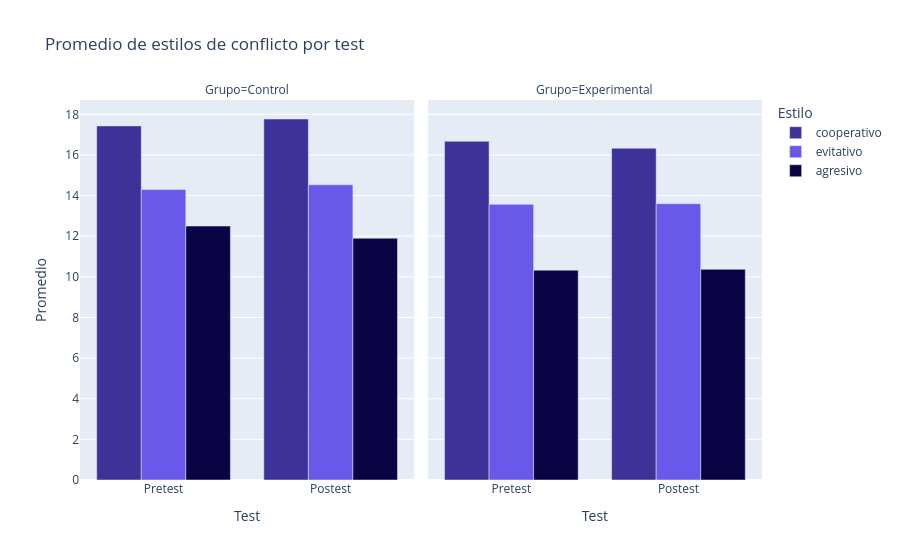

The notebook cell saved with this chart:
### Code cell
fig = px.bar(
    tabla_long,
    x='Test',
    y='Promedio',
    color='Estilo',
    barmode='group',
    facet_col='Grupo',  # una faceta por Control/Experimental
    title='Promedio de estilos de conflicto por test',
    color_discrete_map=colores,
    category_orders={
        'Test': ['Pretest', "Postest"]
    }
)
fig.show()

### Figure 1 — Plotly figure (JSON) as saved in the notebook; plotly's stock layout.template omitted (floating-point values rounded to 4 significant figures)
{"data": [{"alignmentgroup": "True", "hovertemplate": "Estilo=cooperativo<br>Grupo=Control<br>Test=%{x}<br>Promedio=%{y}<extra></extra>", "legendgroup": "cooperativo", "marker": {"color": "#3E3298", "pattern": {"shape": ""}}, "name": "cooperativo", "offsetgroup": "cooperativo", "orientation": "v", "showlegend": true, "textposition": "auto", "type": "bar", "x": ["Postest", "Pretest"], "xaxis": "x", "y": [17.77, 17.43], "yaxis": "y"}, {"alignmentgroup": "True", "hovertemplate": "Estilo=cooperativo<br>Grupo=Experimental<br>Test=%{x}<br>Promedio=%{y}<extra></extra>", "legendgroup": "cooperativo", "marker": {"color": "#3E3298", "pattern": {"shape": ""}}, "name": "cooperativo", "offsetgroup": "cooperativo", "orientation": "v", "showlegend": false, "textposition": "auto", "type": "bar", "x": ["Postest", "Pretest"], "xaxis": "x2", "y": [16.33, 16.67], "yaxis": "y2"}, {"alignmentgroup": "True", "hovertemplate": "Estilo=evitativo<br>Grupo=Control<br>Test=%{x}<br>Promedio=%{y}<extra></extra>", "legendgroup": "evitativo", "marker": {"color": "#6958EA", "pattern": {"shape": ""}}, "name": "evitativo", "offsetgroup": "evitativo", "orientation": "v", "showlegend": true, "textposition": "auto", "type": "bar", "x": ["Postest", "Pretest"], "xaxis": "x", "y": [14.53, 14.3], "yaxis": "y"}, {"alignmentgroup": "True", "hovertemplate": "Estilo=evitativo<br>Grupo=Experimental<br>Test=%{x}<br>Promedio=%{y}<extra></extra>", "legendgroup": "evitativo", "marker": {"color": "#6958EA", "pattern": {"shape": ""}}, "name": "evitativo", "offsetgroup": "evitativo", "orientation": "v", "showlegend": false, "textposition": "auto", "type": "bar", "x": ["Postest", "Pretest"], "xaxis": "x2", "y": [13.6, 13.57], "yaxis": "y2"}, {"alignmentgroup": "True", "hovertemplate": "Estilo=agresivo<br>Grupo=Control<br>Test=%{x}<br>Promedio=%{y}<extra></extra>", "legendgroup": "agresivo", "marker": {"color": "#0B0444", "pattern": {"shape": ""}}, "name": "agresivo", "offsetgroup": "agresivo", "orientation": "v", "showlegend": true, "textposition": "auto", "type": "bar", "x": ["Postest", "Pretest"], "xaxis": "x", "y": [11.9, 12.5], "yaxis": "y"}, {"alignmentgroup": "True", "hovertemplate": "Estilo=agresivo<br>Grupo=Experimental<br>Test=%{x}<br>Promedio=%{y}<extra></extra>", "legendgroup": "agresivo", "marker": {"color": "#0B0444", "pattern": {"shape": ""}}, "name": "agresivo", "offsetgroup": "agresivo", "orientation": "v", "showlegend": false, "textposition": "auto", "type": "bar", "x": ["Postest", "Pretest"], "xaxis": "x2", "y": [10.37, 10.33], "yaxis": "y2"}], "layout": {"annotations": [{"font": {}, "showarrow": false, "text": "Grupo=Control", "x": 0.245, "xanchor": "center", "xref": "paper", "y": 1, "yanchor": "bottom", "yref": "paper"}, {"font": {}, "showarrow": false, "text": "Grupo=Experimental", "x": 0.755, "xanchor": "center", "xref": "paper", "y": 1, "yanchor": "bottom", "yref": "paper"}], "barmode": "group", "legend": {"title": {"text": "Estilo"}, "tracegroupgap": 0}, "title": {"text": "Promedio de estilos de conflicto por test"}, "xaxis": {"anchor": "y", "categoryarray": ["Pretest", "Postest"], "categoryorder": "array", "domain": [0, 0.49], "title": {"text": "Test"}}, "xaxis2": {"anchor": "y2", "categoryarray": ["Pretest", "Postest"], "categoryorder": "array", "domain": [0.51, 1], "matches": "x", "title": {"text": "Test"}}, "yaxis": {"anchor": "x", "domain": [0, 1], "title": {"text": "Promedio"}}, "yaxis2": {"anchor": "x2", "domain": [0, 1], "matches": "y", "showticklabels": false}}}
